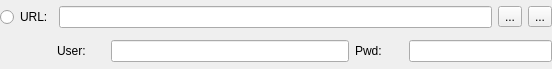
<?xml version="1.0" encoding="UTF-8"?>
<ui version="4.0">
 <class>OsmServerWidget</class>
 <widget class="QWidget" name="OsmServerWidget">
  <property name="geometry">
   <rect>
    <x>0</x>
    <y>0</y>
    <width>552</width>
    <height>69</height>
   </rect>
  </property>
  <property name="windowTitle">
   <string>Form</string>
  </property>
  <layout class="QVBoxLayout" name="verticalLayout">
   <property name="margin">
    <number>0</number>
   </property>
   <item>
    <layout class="QHBoxLayout" name="horizontalLayout_2">
     <item>
      <widget class="QRadioButton" name="rbOsmServerSelected">
       <property name="text">
        <string>URL:</string>
       </property>
      </widget>
     </item>
     <item>
      <widget class="QLineEdit" name="edOsmServerUrl"/>
     </item>
     <item>
      <widget class="QToolButton" name="tbOsmServerAdd">
       <property name="text">
        <string>...</string>
       </property>
       <property name="icon">
        <iconset resource="../../Icons/AllIcons.qrc">
         <normaloff>:/Icons/actions/list-add.png</normaloff>:/Icons/actions/list-add.png</iconset>
       </property>
      </widget>
     </item>
     <item>
      <widget class="QToolButton" name="tbOsmServerDel">
       <property name="text">
        <string>...</string>
       </property>
       <property name="icon">
        <iconset resource="../../Icons/AllIcons.qrc">
         <normaloff>:/Icons/actions/list-remove.png</normaloff>:/Icons/actions/list-remove.png</iconset>
       </property>
      </widget>
     </item>
    </layout>
   </item>
   <item>
    <layout class="QHBoxLayout" name="horizontalLayout" stretch="0,1,5,1,3">
     <item>
      <spacer name="horizontalSpacer">
       <property name="orientation">
        <enum>Qt::Horizontal</enum>
       </property>
       <property name="sizeHint" stdset="0">
        <size>
         <width>57</width>
         <height>20</height>
        </size>
       </property>
      </spacer>
     </item>
     <item>
      <widget class="QLabel" name="label_14">
       <property name="text">
        <string>User:</string>
       </property>
      </widget>
     </item>
     <item>
      <widget class="QLineEdit" name="edOsmServerUser"/>
     </item>
     <item>
      <widget class="QLabel" name="label_13">
       <property name="text">
        <string>Pwd:</string>
       </property>
      </widget>
     </item>
     <item>
      <widget class="QLineEdit" name="edOsmServerPwd">
       <property name="echoMode">
        <enum>QLineEdit::Password</enum>
       </property>
      </widget>
     </item>
    </layout>
   </item>
  </layout>
  <zorder>rbOsmServerSelected</zorder>
  <zorder>edOsmServerUrl</zorder>
  <zorder>label_14</zorder>
  <zorder>edOsmServerUser</zorder>
  <zorder>label_13</zorder>
  <zorder>edOsmServerPwd</zorder>
  <zorder>tbOsmServerAdd</zorder>
  <zorder>tbOsmServerDel</zorder>
  <zorder>label_14</zorder>
  <zorder></zorder>
 </widget>
 <resources>
  <include location="../../Icons/AllIcons.qrc"/>
 </resources>
 <connections/>
</ui>
